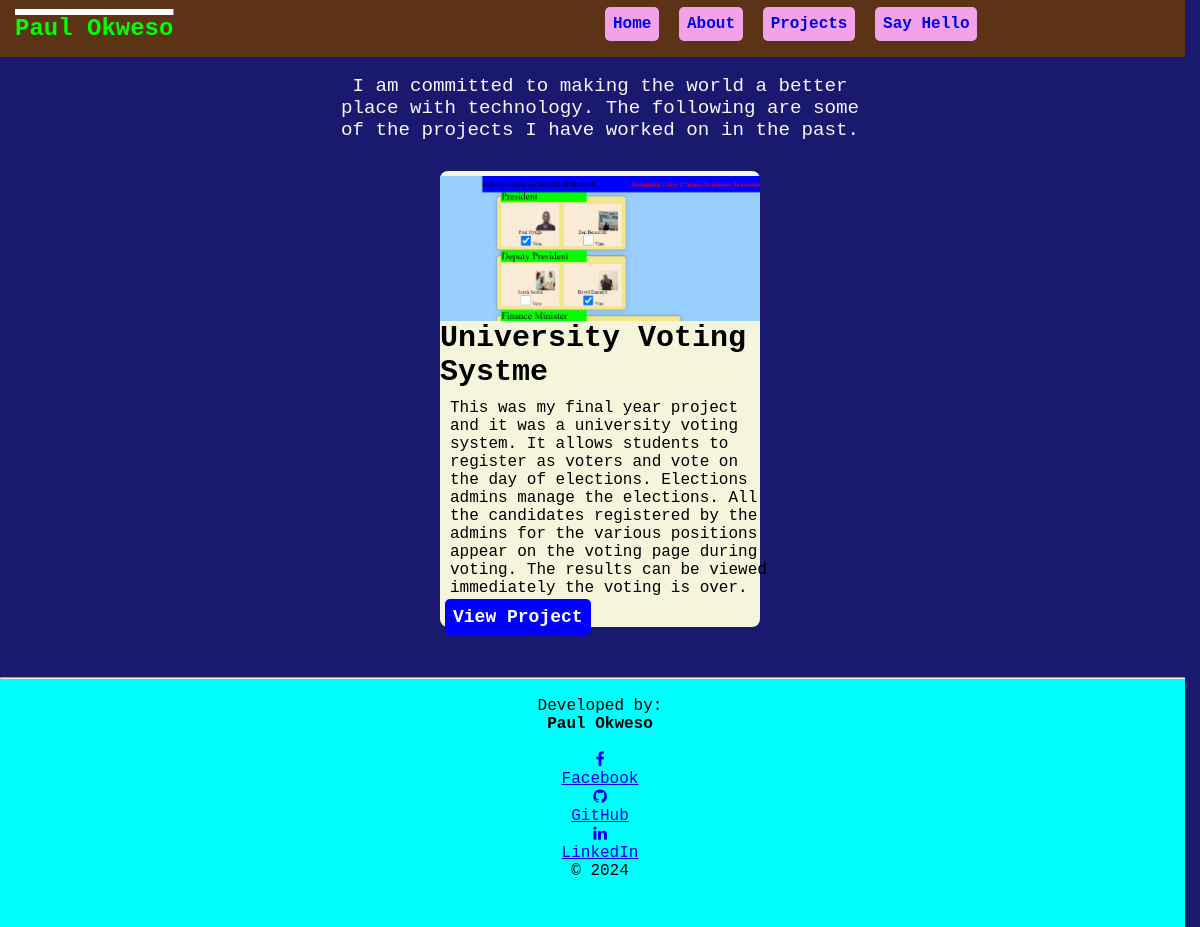
Before: /project/ with the older database file.
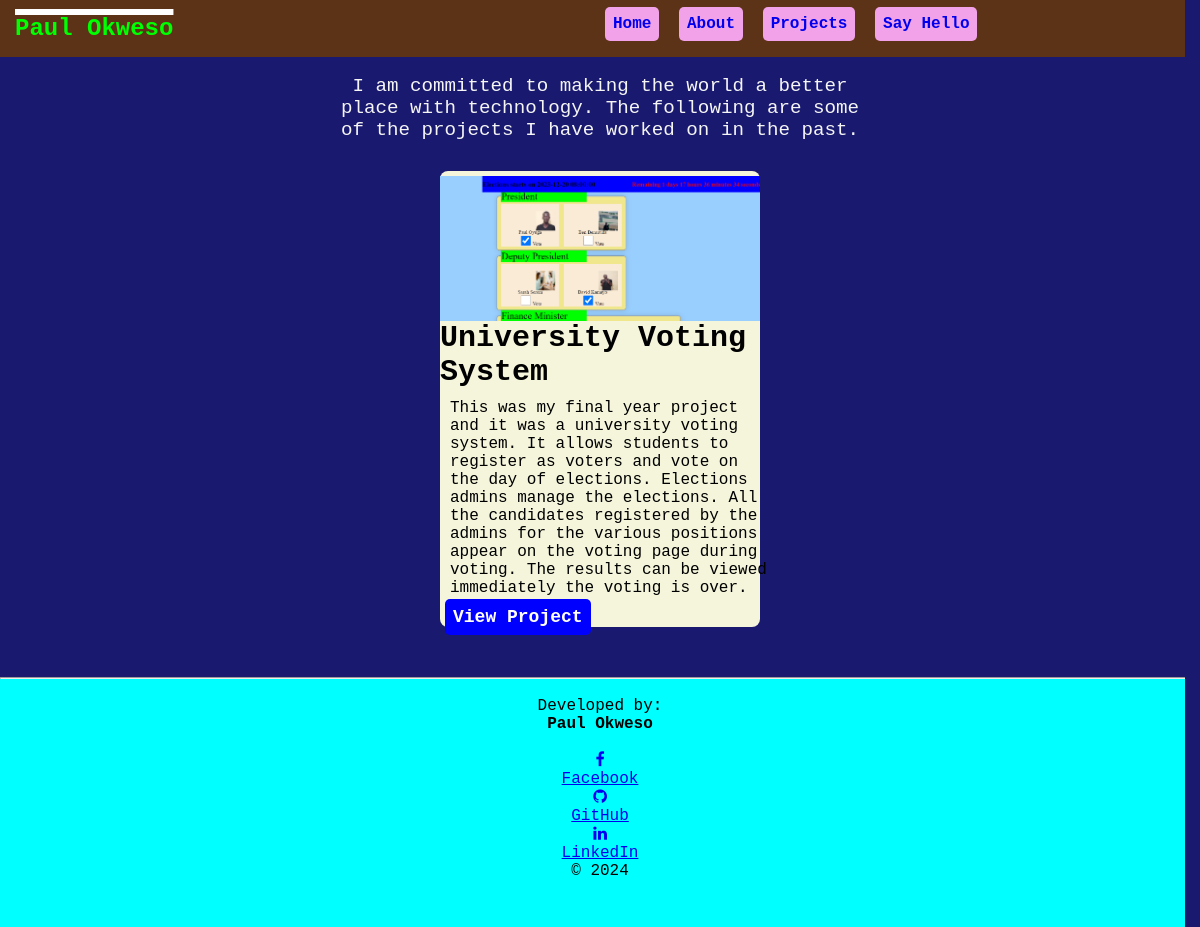
After: the same page with the newer database file.
### home/models.py (models this page shows, shortened)
class Project(models.Model):
    name = models.CharField(max_length=80, null=True)
    photo = models.ImageField(upload_to="uploads/")
    describe = models.TextField(max_length=500, null=True, blank=True)
    link = models.TextField(max_length=800, null=True, blank=True)

### home/views.py (the view)
# urls.py: path("project/", views.project, name="project"),
def project(request):
    data = Project.objects.all()
    context = {
        "data": data,
    }
    return render(request, "home/project.html", context)

### home/templates/home/project.html (shortened to what this page needs)
{% extends "home/layout.html" %}
{% block content %}
<div class="projects-page">
    <p class="paragraph">I am committed to making the world a better place with technology. The following are some of the projects I have worked on in the past.</p>
        {% for x in data %}
            <div class="projects" style="width: 20rem; margin: 30px;">
                <img src="{{ x.photo.url }}" class="" alt="...">
                <div class="">
                <h5 class="card-title">{{x.name}}</h5>
                <p class="">{{x.describe}}</p>
                <a href="{{x.link}}" class="">View Project</a>
                </div>
            </div>
        {% endfor %}
        </div>
{% endblock %}

### home/templates/home/layout.html (shortened to what this page needs)
<!DOCTYPE html>
<html>
    <head>
        {% load static%}
        <link rel="stylesheet" type="text/css" href="{% static 'home/site.css' %}" />
        <link rel="stylesheet" href="https://cdnjs.cloudflare.com/ajax/libs/font-awesome/4.7.0/css/font-awesome.min.css">
    </head>
    <body class="p-3 mb-2 bg-light" onload="hideForm()">
      <div class="" style="">
        <nav>
          <h1>Paul Okweso</h1>
        <div class="navbar" id="navigation">
          <div id="link"><a href="{% url 'home' %}" class="navbar_brand active">Home</a></div>
          <div id="link"><a href="{% url 'about' %}" class="navbar_item">About</a></div>
          <div id="link"><a href="{% url 'project' %}" class="navbar_item">Projects</a></div>
          <div id="link"><a href="{% url 'contact' %}" class="navbar_item">Say Hello</a></div>
      </div>
    </nav>
        <div class="body_content">
            {% block content%}
            {% endblock%}
            <div class="footer">
            <hr/><br>
            <footer>
               <p> Developed by:</p>
                <p><strong>Paul Okweso</strong> </p><br>
                <div class="container">
                    <div class="row">
                      <div class="col social-buttons">
                      <a class="socials" href="https://web.facebook.com/paul.okweso/" class="btn btn-social text-white btn-facebook"><i class="fa fa-facebook"></i> Facebook</a>
                      <a class="socials" href="https://github.com/Okweso" class="btn btn-social text-white btn-github"><i class="fa fa-github"></i> GitHub</a>
                      <a class="socials" href="https://www.linkedin.com/in/paul-okweso-94933a230/" class="btn btn-social text-white btn-linkedin"><i class="fa fa-linkedin"></i> LinkedIn</a>
                    </div>
                    </div>
                </div>
                <p>&copy; 2024</p>
            </footer>
            </div>
        </div>
      </div>
    </body>
</html>

### home/static/home/site.css (style rules this page uses)
* { margin: 0; padding: 0; box-sizing: border-box; font-family: courier; width: 100%; scrollbar-gutter: stable; }
body { background-repeat: no-repeat; background-size: cover; background-blend-mode: overlay; background-color: midnightblue; overflow-x :hidden; width: 100vw; }
nav { display: flex; flex-direction: row; background-color: #5C3317; color: #00FF00; justify-content: space-between; padding: 15px; position: fixed; z-index: 100; }
h1 { text-decoration: overline white 6px; }
#link { display: inline; }
#link a { text-decoration: none; background-color: #F2A2E8; margin: 5px; padding: 8px; border-radius: 5px; width: auto; font-weight: bold; }
.footer { background-color: aqua; margin-top: 20px; text-align: center; width: 100%; height: 250px; }
.projects-page { display: flex; flex-direction: column; justify-content: center; align-items: center; padding-top: 50px; }
.projects { display: flex; flex-direction: column; justify-content: center; align-items: center; padding-top: 5px; background-color: beige; border-radius: 8px; margin-top: 90px; height: auto; }
.projects .card-title { color: black; font-size: 30px; }
.projects a { background-color: blue; font-size: large; font-weight: bold; text-decoration: none; width: auto; margin: 5px; border-radius: 5px; margin-bottom: 5px; color: white; padding: 8px; }
.projects p { margin: 10px; }
.projects-page .paragraph { font-size: larger; margin-top: 25px; text-align: center; width: 550px; color: whitesmoke; position: relative; animation: text-animate 30s 0s 1 forwards; }
.socials { padding-top: 10px; }

Changed rows visible on the page:
changed Project: name "University Voting Systme" → "University Voting System"
